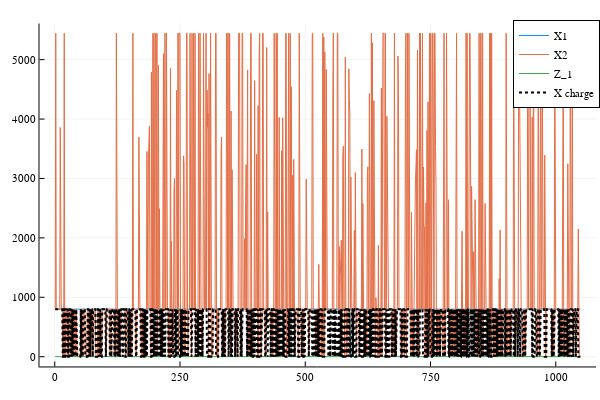

The notebook cell saved with this chart:
### Code cell
println(size(min_X_1_X_2_X_3))
Z_X_gen_lower_X_D_values = value.(Z_X_gen_lower_X_D[:])
X_minX3 = value.(min_X_1_X_2_X_3)
X_2 = value.(eta*(sum(X_gen[:,i] for i in 1:2)- X_D[:]))
X_1 = value.(eta*P[3]*(ones(size(X_soc))))
X_3 = value.((ones(size(X_soc))- X_soc[:])*P[3]* H );
println("X ch")
X_charge = value.(X_ch)
z_1_true = value.(z1)
ls_X_min = []

for i = X_minX3
    ls_X_min = [ls_X_min; i]
    #println(i)
end


ls_X_ch = []

for i = X_charge
    ls_X_ch = [ls_X_ch; i]
    #println(i)
end



println(ls_X_min)
plotly()
x = nb_hours_ls
plot(x, [ X_1 X_2 z_1_true], label=["X1" "X2" "Z_1"])
plot!(x, ls_X_ch, label="X charge", lc=:black, lw=2, ls=:dot)

### Figure 1 — Plotly figure (JSON) as saved in the notebook; plotly's stock layout.template omitted (floating-point values rounded to 4 significant figures; data arrays with more than 128 entries replaced by an {"elided": "..."} marker saying what was removed)
{"data": [{"colorbar": {"len": 0.9525, "title": "", "x": 0.9934, "y": 0.5139}, "legendgroup": "X1", "line": {"color": "rgba(0, 154, 250, 1.000)", "dash": "solid", "shape": "linear", "width": 1}, "mode": "lines", "name": "X1", "showlegend": true, "type": "scatter", "x": {"elided": "1049 int values"}, "xaxis": "x", "y": {"elided": "1049 float values"}, "yaxis": "y"}, {"colorbar": {"len": 0.9525, "title": "", "x": 0.9934, "y": 0.5139}, "legendgroup": "X2", "line": {"color": "rgba(227, 111, 71, 1.000)", "dash": "solid", "shape": "linear", "width": 1}, "mode": "lines", "name": "X2", "showlegend": true, "type": "scatter", "x": {"elided": "1049 int values"}, "xaxis": "x", "y": {"elided": "1049 float values"}, "yaxis": "y"}, {"colorbar": {"len": 0.9525, "title": "", "x": 0.9934, "y": 0.5139}, "legendgroup": "Z_1", "line": {"color": "rgba(62, 164, 78, 1.000)", "dash": "solid", "shape": "linear", "width": 1}, "mode": "lines", "name": "Z_1", "showlegend": true, "type": "scatter", "x": {"elided": "1049 int values"}, "xaxis": "x", "y": {"elided": "1049 int values"}, "yaxis": "y"}, {"colorbar": {"len": 0.9525, "title": "", "x": 0.9934, "y": 0.5139}, "legendgroup": "X charge", "line": {"color": "rgba(0, 0, 0, 1.000)", "dash": "dot", "shape": "linear", "width": 2}, "mode": "lines", "name": "X charge", "showlegend": true, "type": "scatter", "x": {"elided": "1049 int values"}, "xaxis": "x", "y": {"elided": "1049 float values"}, "yaxis": "y"}], "layout": {"annotations": [], "height": 400, "legend": {"bgcolor": "rgba(255, 255, 255, 1.000)", "bordercolor": "rgba(0, 0, 0, 1.000)", "borderwidth": 1, "font": {"color": "rgba(0, 0, 0, 1.000)", "family": "sans-serif", "size": 11}, "title": {"font": {"color": "rgba(0, 0, 0, 1.000)", "family": "sans-serif", "size": 15}, "text": ""}, "tracegroupgap": 0, "traceorder": "normal", "x": 1, "xanchor": "auto", "y": 1, "yanchor": "auto"}, "margin": {"b": 20, "l": 0, "r": 0, "t": 20}, "paper_bgcolor": "rgba(255, 255, 255, 1.000)", "plot_bgcolor": "rgba(255, 255, 255, 1.000)", "showlegend": true, "width": 600, "xaxis": {"anchor": "y", "domain": [0.06582, 0.9934], "gridcolor": "rgba(0, 0, 0, 0.100)", "gridwidth": 0.5, "linecolor": "rgba(0, 0, 0, 1.000)", "mirror": false, "range": [-30.44, 1080.0], "showgrid": true, "showline": true, "showticklabels": true, "tickangle": 0, "tickcolor": "rgb(0, 0, 0)", "tickfont": {"color": "rgba(0, 0, 0, 1.000)", "family": "sans-serif", "size": 11}, "tickmode": "array", "ticks": "inside", "ticktext": ["0", "250", "500", "750", "1000"], "tickvals": [0, 250, 500, 750, 1000], "title": "", "titlefont": {"color": "rgba(0, 0, 0, 1.000)", "family": "sans-serif", "size": 15}, "type": "-", "visible": true, "zeroline": false, "zerolinecolor": "rgba(0, 0, 0, 1.000)"}, "yaxis": {"anchor": "x", "domain": [0.03762, 0.9902], "gridcolor": "rgba(0, 0, 0, 0.100)", "gridwidth": 0.5, "linecolor": "rgba(0, 0, 0, 1.000)", "mirror": false, "range": [-164.2, 5608.0], "showgrid": true, "showline": true, "showticklabels": true, "tickangle": 0, "tickcolor": "rgb(0, 0, 0)", "tickfont": {"color": "rgba(0, 0, 0, 1.000)", "family": "sans-serif", "size": 11}, "tickmode": "array", "ticks": "inside", "ticktext": ["0", "1000", "2000", "3000", "4000", "5000"], "tickvals": [0, 1000, 2000, 3000, 4000, 5000], "title": "", "titlefont": {"color": "rgba(0, 0, 0, 1.000)", "family": "sans-serif", "size": 15}, "type": "-", "visible": true, "zeroline": false, "zerolinecolor": "rgba(0, 0, 0, 1.000)"}}}
